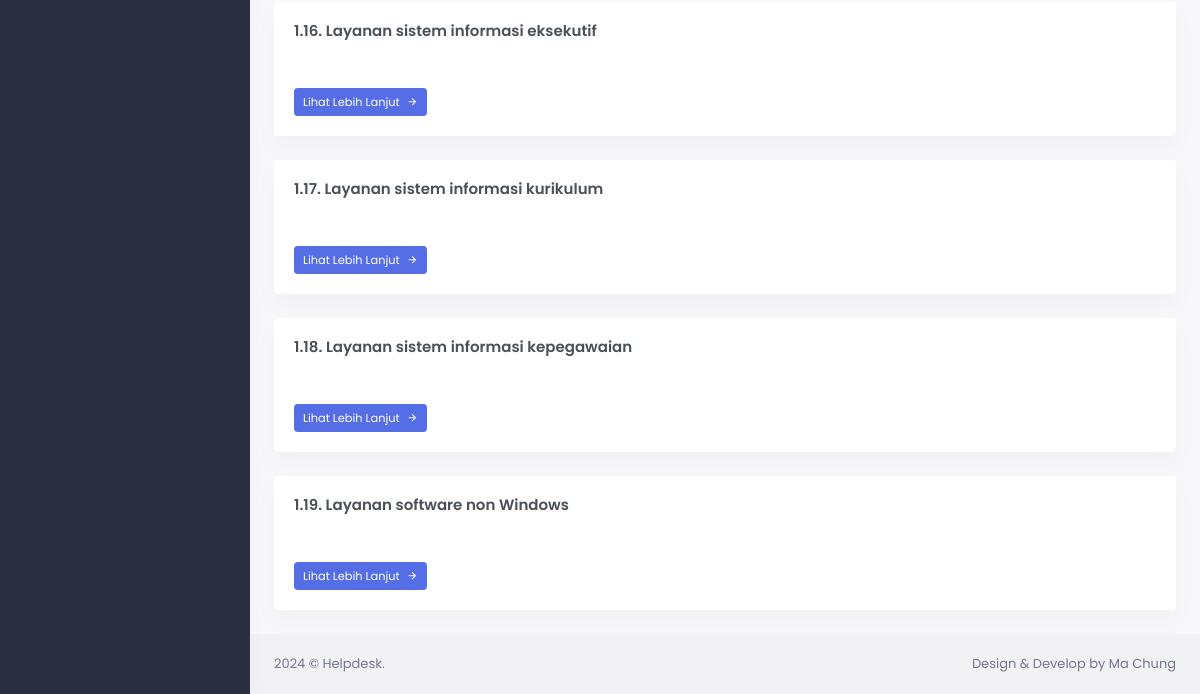
Before: /sub-kodefikasi.php (signed in, lower part) with the older database file.
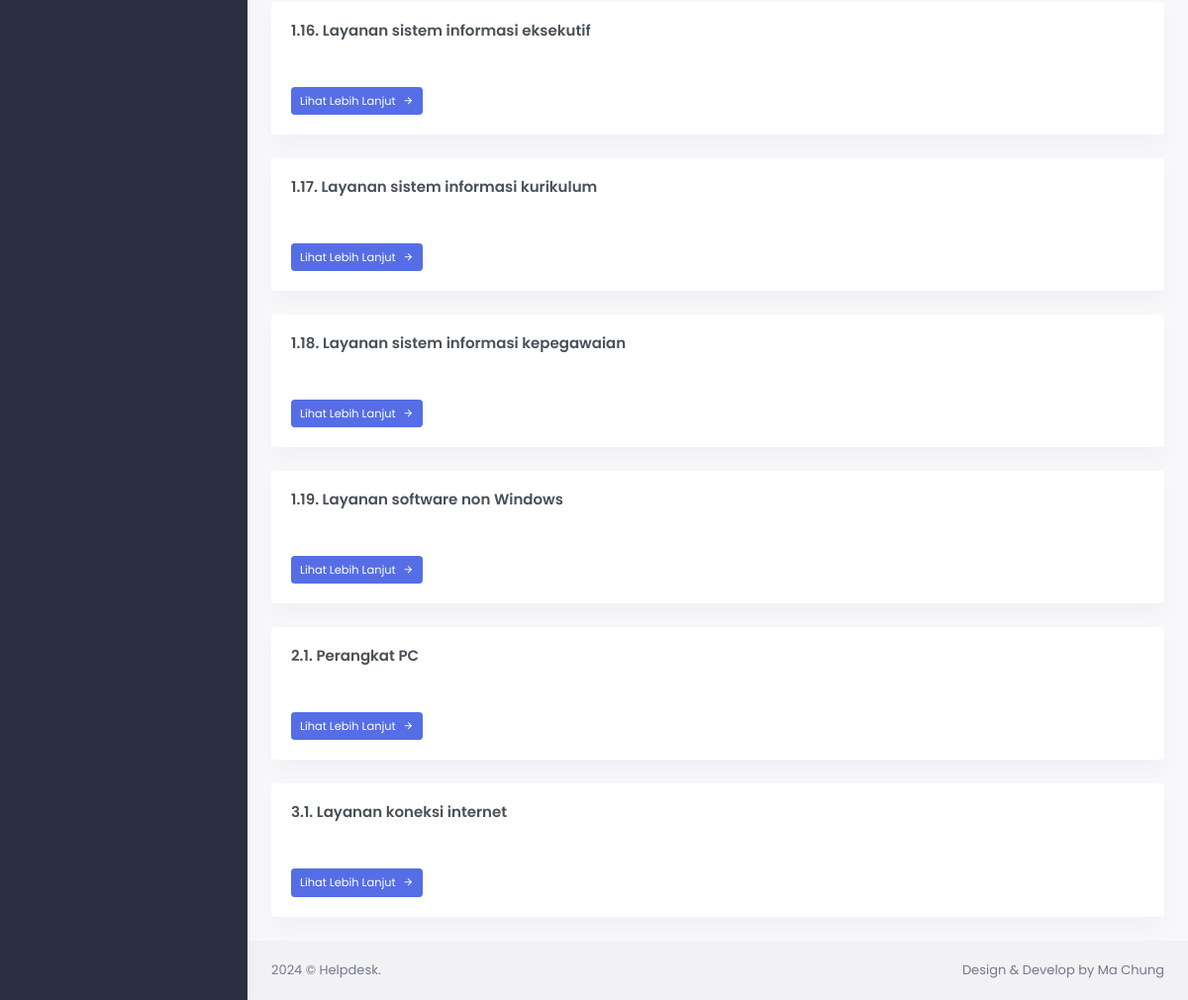
After: the same page with the newer database file.
### tables this page shows
CREATE TABLE `master_sub_kodefikasi_tiket` (
  `id_sub_kodefikasi_tiket` int(11) NOT NULL,
  `id_kodefikasi_tiket` int(11) NOT NULL,
  `nama_sub_kodefikasi_tiket` varchar(50) NOT NULL
);

### sub-kodefikasi.php (the view, shortened to what this page needs)
<?php
include "config.php";
$qry_sub_kategori = mysqli_query($conn, "
    SELECT
        master_sub_kodefikasi_tiket.*,
        master_kodefikasi_tiket.name_kodefikasi_tiket
    FROM master_sub_kodefikasi_tiket
    JOIN master_kodefikasi_tiket
        ON master_kodefikasi_tiket.id_kodefikasi_tiket = master_sub_kodefikasi_tiket.id_kodefikasi_tiket");
$sub_categories = [];
while ($row = mysqli_fetch_array($qry_sub_kategori)) {
    $sub_categories[] = $row;
}
?>
<!doctype php>
<php lang="en">
<head>
    <link href="assets/css/bootstrap.min.css" id="bootstrap-style" rel="stylesheet" type="text/css" />
    <link href="assets/css/icons.min.css" rel="stylesheet" type="text/css" />
    <link href="assets/css/app.min.css" id="app-style" rel="stylesheet" type="text/css" />
</head>
<body data-sidebar="dark">
    <?php include "header.php"; ?>
    <div class="main-content">
        <div class="page-content">
            <div class="container-fluid">
                <?php if (!empty($sub_categories)): ?>
                    <?php foreach ($sub_categories as $dt_sub_kategori): ?>
                        <div class="card">
                            <div class="card-body">
                                <h4 class="card-title mb-4"><?= $dt_sub_kategori['nama_sub_kodefikasi_tiket'] ?></h4>
                                <div class="row">
                                    <div class="col-sm-6">
                                        <div class="mt-4">
                                            <a href="sub-sub-kodefikasi.php?id_sub_kodefikasi_tiket=<?= $dt_sub_kategori['id_sub_kodefikasi_tiket'] ?>"
                                                class="btn btn-primary waves-effect waves-light btn-sm">
                                                Lihat Lebih Lanjut <i class="mdi mdi-arrow-right ms-1"></i>
                                            </a>
                                        </div>
                                    </div>
                                </div>
                            </div>
                        </div>
                    <?php endforeach; ?>
                <?php else: ?>
                    <p>No data available for this category.</p>
                <?php endif; ?>
            </div>
        </div>
    </div>
    <footer class="footer">
        <div class="container-fluid">
            <div class="row">
                <div class="col-sm-6">
                    <script>document.write(new Date().getFullYear())</script> © Helpdesk.
                </div>
                <div class="col-sm-6">
                    <div class="text-sm-end d-none d-sm-block">
                        Design & Develop by Ma Chung
                    </div>
                </div>
            </div>
        </div>
    </footer>
</body>
</php>

Changed rows visible on the page:
added master_sub_kodefikasi_tiket: nama_sub_kodefikasi_tiket "2.1. Perangkat PC"
added master_sub_kodefikasi_tiket: nama_sub_kodefikasi_tiket "3.1. Layanan koneksi internet"
